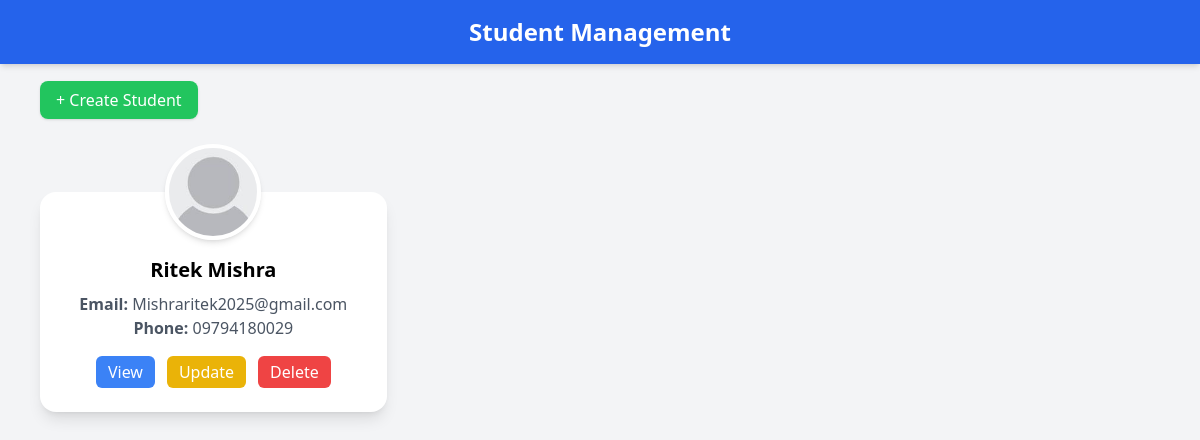
/student/std, run on an earlier commit of the app's database.
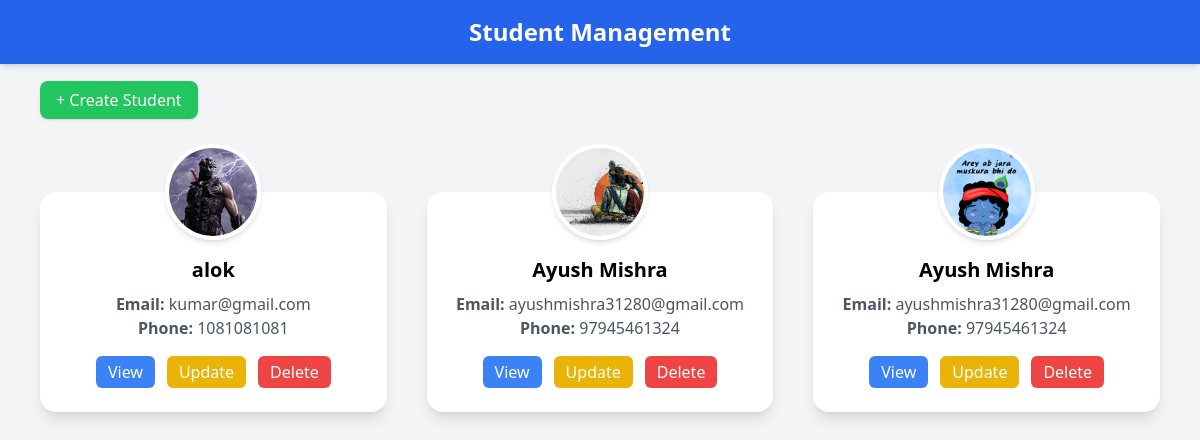
And on a later commit of the database.
### student/models.py (models this page shows)
class Student(models.Model):
    name = models.CharField(max_length=100)
    email = models.EmailField()
    phone_number = models.CharField(max_length=13)
    student_profile = models.ImageField(null=True, blank=True, upload_to='student_profile/')

### student/views.py (the view)
# urls.py: path("std", views.student_home, name= "student_home"),
def student_home(request):
    students_data = Student.objects.all()                                                            # students_data => variable , Student => models, now database se value aygi jo ki html me pass hogi
    data ={
        "student_data": students_data
    }
    return render(request, "student/student_home.html", data)                    # data => only dictionary which render the data in html

### templates/student/student_home.html (shortened to what this page needs)
<!DOCTYPE html>
<html lang="en">
<head>
    <script src="https://cdn.tailwindcss.com"></script>
</head>
<body class="bg-gray-100 min-h-screen">
    <div class="bg-blue-600 text-white p-4 shadow-md">
        <h1 class="text-2xl font-bold text-center">Student Management</h1>
    </div>
    <div class="max-w-6xl mx-auto mt-6 px-4">
        <a  href="{% url 'add_student' %}" class="bg-green-500 hover:bg-green-600 text-white px-4 py-2 rounded-lg shadow">
            + Create Student
        </a>
    </div>
<div class="max-w-6xl mx-auto mt-20 grid grid-cols-1 sm:grid-cols-2 md:grid-cols-3 gap-10 px-4">
{% for student in student_data %}
    <div class="bg-white rounded-2xl shadow-lg pt-16 pb-6 px-6 text-center relative hover:shadow-xl transition duration-300">
            <div class="absolute -top-12 left-1/2 transform -translate-x-1/2">
                {% if student.student_profile %}
                <img src="{{ student.student_profile.url }}"
                class="w-24 h-24 rounded-full border-4 border-white shadow-md object-cover">
                {% else %}
                <img
                class="w-24 h-24 rounded-full border-4 border-white shadow-md object-cover">
                {% endif %}
            </div>
            <h2 class="text-xl font-semibold mb-2">{{student.name}}</h2>
            <p class="text-gray-600"><strong>Email:</strong> {{student.email}}</p>
            <p class="text-gray-600 mb-4"><strong>Phone:</strong> {{student.phone_number}}</p>
            <div class="flex justify-center gap-3">
                <button class="bg-blue-500 text-white px-3 py-1 rounded-md">View</button>
                <a href="{% url 'update_student' student.id %}"
                class="bg-yellow-500 text-white px-3 py-1 rounded-md">
                Update
                </a>
                <a href="{% url 'delete_student' student.id %}"
                onclick="return confirm('Are you sure you want to delete this student?')"
                class="bg-red-500 text-white px-3 py-1 rounded-md">
                Delete
                </a>
            </div>
    </div>
 {% endfor %}
</body>
</html>

What changed in the data, as far as the page shows it:
removed Student: name "Ritek Mishra", email "Mishraritek2025@gmail.com", phone_number "09794180029"
added Student: student_profile (picture), name "alok", email "kumar@gmail.com", phone_number "1081081081"
added Student: student_profile (picture), name "Ayush Mishra", email "ayushmishra31280@gmail.com", phone_number "97945461324"
added Student: student_profile (picture), name "Ayush Mishra", email "ayushmishra31280@gmail.com", phone_number "97945461324"
